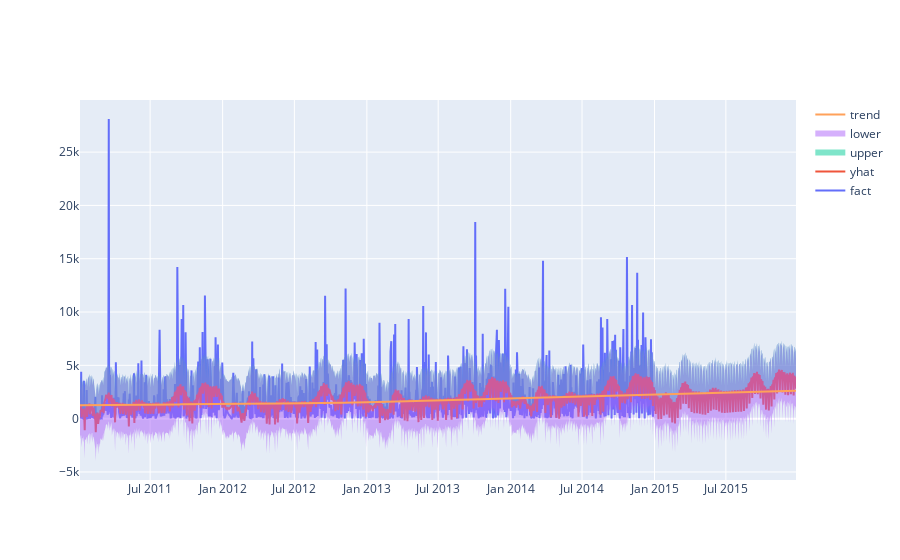

This figure's notebook cell:
### Code cell
# Рисуем график с границами прогноза на полном периоде
iplot([
    go.Scatter(x=df['ds'], y=df['y'], name='fact'),
    go.Scatter(x=final_forecast['ds'], y=final_forecast['yhat'], name='yhat'),
    go.Scatter(x=final_forecast['ds'], y=final_forecast['yhat_upper'], fill='tonexty', mode='none', name='upper'),
    go.Scatter(x=final_forecast['ds'], y=final_forecast['yhat_lower'], fill='tonexty', mode='none', name='lower'),
    go.Scatter(x=final_forecast['ds'], y=final_forecast['trend'], name='trend')
])

### Figure 1 — Plotly figure (JSON) as saved in the notebook; plotly's stock layout.template omitted (floating-point values rounded to 4 significant figures; data arrays with more than 128 entries replaced by an {"elided": "..."} marker saying what was removed)
{"data": [{"name": "fact", "type": "scatter", "x": {"elided": "1238 str values"}, "y": {"elided": "1238 float values"}}, {"name": "yhat", "type": "scatter", "x": {"elided": "1598 str values"}, "y": {"elided": "1598 float values"}}, {"fill": "tonexty", "mode": "none", "name": "upper", "type": "scatter", "x": {"elided": "1598 str values"}, "y": {"elided": "1598 float values"}}, {"fill": "tonexty", "mode": "none", "name": "lower", "type": "scatter", "x": {"elided": "1598 str values"}, "y": {"elided": "1598 float values"}}, {"name": "trend", "type": "scatter", "x": {"elided": "1598 str values"}, "y": {"elided": "1598 float values"}}], "layout": {}}
